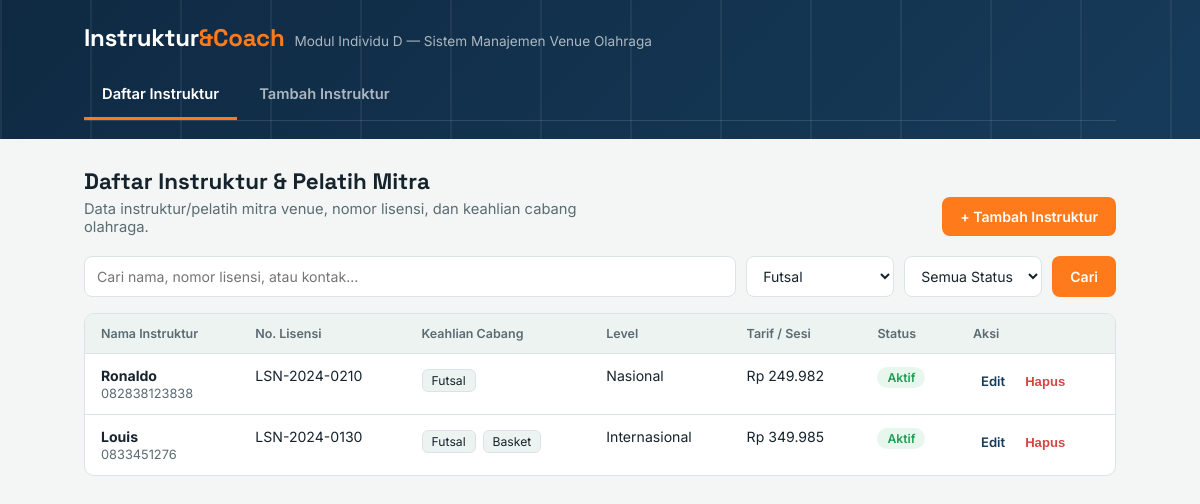
The page /index.php?cabang=Futsal on the database its author committed.
### tables this page shows
CREATE TABLE `instruktur` (
  `id` int(11) NOT NULL,
  `nama` varchar(100) NOT NULL,
  `nomor_lisensi` varchar(50) NOT NULL,
  `level_sertifikasi` enum('Daerah','Nasional','Internasional') NOT NULL,
  `cabang` varchar(255) NOT NULL,
  `telepon` varchar(20) NOT NULL,
  `tarif` int(11) NOT NULL,
  `status` enum('Aktif','Nonaktif') NOT NULL DEFAULT 'Aktif',
  `tanggal_gabung` date DEFAULT NULL,
  `catatan` text DEFAULT NULL
);

### index.php (the view, shortened to what this page needs)
<?php
require 'koneksi.php';
function e($s){ return htmlspecialchars((string)$s, ENT_QUOTES, 'UTF-8'); }
$q      = trim($_GET['q'] ?? '');
$cabang = $_GET['cabang'] ?? '';
$cabangOptions = ['Badminton','Futsal','Basket','Tenis','Voli'];
$where = []; $params = []; $types = '';
if ($cabang !== '') { $where[] = "cabang LIKE ?"; $params[] = "%$cabang%"; $types .= 's'; }
$sql = "SELECT * FROM instruktur"
     . ($where ? " WHERE " . implode(' AND ', $where) : "")
     . " ORDER BY id DESC";
$stmt = $conn->prepare($sql);
if ($params) $stmt->bind_param($types, ...$params);
$stmt->execute();
$rows = $stmt->get_result();
?>
<!DOCTYPE html>
<html lang="id">
<head>
<link rel="stylesheet" href="style.css">
</head>
<body>
<div class="topbar">
  <div class="topbar-inner">
    <div class="brand">
      <div class="mark">Instruktur<span>&Coach</span></div>
      <div class="sub">Modul Individu D — Sistem Manajemen Venue Olahraga</div>
    </div>
    <nav class="tabs">
      <a href="index.php" class="active">Daftar Instruktur</a>
      <a href="form.php">Tambah Instruktur</a>
    </nav>
  </div>
</div>
<main>
  <div class="page-head">
    <div>
      <h1 class="page-title">Daftar Instruktur & Pelatih Mitra</h1>
      <p class="page-desc">Data instruktur/pelatih mitra venue, nomor lisensi, dan keahlian cabang olahraga.</p>
    </div>
    <a href="form.php" class="btn btn-primary">+ Tambah Instruktur</a>
  </div>
  <form class="toolbar" method="get" action="index.php">
    <input type="text" name="q" placeholder="Cari nama, nomor lisensi, atau kontak..." value="<?= e($q) ?>">
    <select name="cabang">
      <?php foreach ($cabangOptions as $c): ?>
        <option value="<?= e($c) ?>" <?= $cabang === $c ? 'selected' : '' ?>><?= e($c) ?></option>
      <?php endforeach; ?>
    </select>
    <select name="status">
      <option value="">Semua Status</option>
    </select>
    <button type="submit" class="btn btn-primary">Cari</button>
  </form>
  <div class="table-wrap">
    <table>
      <thead>
        <tr>
          <th>Nama Instruktur</th>
          <th>No. Lisensi</th>
          <th>Keahlian Cabang</th>
          <th>Level</th>
          <th>Tarif / Sesi</th>
          <th>Status</th>
          <th>Aksi</th>
        </tr>
      </thead>
      <tbody>
        <?php while ($d = $rows->fetch_assoc()): ?>
        <tr>
          <td class="name-cell">
            <strong><?= e($d['nama']) ?></strong>
            <span><?= e($d['telepon']) ?></span>
          </td>
          <td><?= e($d['nomor_lisensi']) ?></td>
          <td>
            <?php foreach (explode(', ', $d['cabang']) as $c): ?>
              <span class="pill"><?= e($c) ?></span>
            <?php endforeach; ?>
          </td>
          <td><?= e($d['level_sertifikasi']) ?></td>
          <td>Rp <?= number_format($d['tarif'], 0, ',', '.') ?></td>
          <td><span class="badge badge-<?= strtolower($d['status']) ?>"><?= e($d['status']) ?></span></td>
          <td>
            <a class="btn-edit-text" href="form.php?id=<?= (int)$d['id'] ?>">Edit</a>
            <form method="post" style="display:inline">
              <button type="submit" class="btn-danger-text">Hapus</button>
            </form>
          </td>
        </tr>
        <?php endwhile; ?>
      </tbody>
    </table>
  </div>
</main>
</body>
</html>

### style.css (style rules this page uses)
:root { box-sizing: border-box; --navy: #0F2942; --navy-2: #163B5A; --orange: #FF7A1A; --orange-dark: #E0640A; --green: #1F9D55; --green-bg: #E7F7ED; --red: #D64545; --red-bg: #FBEAEA; --line: #DCE3E6; --bg: #F3F6F5; --surface: #FFFFFF; --text: #16232C; --text-soft: #5A6B72; --court: #EDF3F1; --radius: 10px; }
* { box-sizing: border-box; }
body { margin:0; background: var(--bg); color: var(--text); font-family: 'Inter', system-ui, sans-serif; -webkit-font-smoothing: antialiased; }
.topbar { background: linear-gradient(135deg, var(--navy) 0%, var(--navy-2) 100%); color: #fff; position: relative; overflow: hidden; }
.topbar::before { content:""; position:absolute; inset:0; background: repeating-linear-gradient(90deg, rgba(255,255,255,0.06) 0 2px, transparent 2px 90px); pointer-events:none; }
.topbar-inner { max-width: 1080px; margin: 0 auto; padding: 22px 24px 18px 24px; position: relative; }
.brand { display:flex; align-items:baseline; gap:10px; flex-wrap:wrap; }
.brand .mark { font-family:'Space Grotesk', sans-serif; font-weight:700; font-size: 1.5rem; letter-spacing: -0.01em; }
.brand .mark span { color: var(--orange); }
.brand .sub { font-size: 0.85rem; color: rgba(255,255,255,0.65); }
nav.tabs { display:flex; gap: 4px; margin-top: 20px; border-bottom: 1px solid rgba(255,255,255,0.12); }
nav.tabs a { color: rgba(255,255,255,0.65); text-decoration:none; font-family:'Inter', sans-serif; font-weight: 600; font-size: 0.92rem; padding: 12px 18px 14px; display:inline-block; border-bottom: 3px solid transparent; transition: color .15s ease, border-color .15s ease; }
nav.tabs a.active { color:#fff; border-bottom-color: var(--orange); }
main { max-width: 1080px; margin: 0 auto; padding: 28px 24px 60px; }
.page-head { display:flex; justify-content:space-between; align-items:flex-end; gap: 16px; flex-wrap: wrap; margin-bottom: 20px; }
h1.page-title { font-family:'Space Grotesk', sans-serif; font-size: 1.4rem; margin: 0 0 4px; }
p.page-desc { margin:0; color: var(--text-soft); font-size: 0.92rem; max-width: 56ch; }
.btn { appearance:none; border:none; border-radius: 8px; padding: 11px 18px; font-family:'Inter', sans-serif; font-weight: 600; font-size: 0.88rem; cursor:pointer; text-decoration:none; display:inline-block; transition: transform .1s ease, background .15s ease; white-space: nowrap; }
.btn-primary { background: var(--orange); color:#fff; }
.btn-danger-text { background:none; color: var(--red); border:none; font-weight:600; cursor:pointer; padding:6px 8px; font-size:0.82rem; }
.btn-edit-text { background:none; color: var(--navy-2); border:none; text-decoration:none; font-weight:600; cursor:pointer; padding:6px 8px; font-size:0.82rem; display:inline-block; }
.toolbar { display:flex; gap:10px; flex-wrap: wrap; margin-bottom: 16px; }
.toolbar input[type="text"], .toolbar select { font-family:'Inter', sans-serif; font-size: 0.88rem; padding: 10px 12px; border-radius: 8px; border: 1px solid var(--line); background: var(--surface); color: var(--text); }
.toolbar input[type="text"] { flex: 1 1 220px; }
.toolbar select { flex: 0 0 auto; }
.table-wrap { background: var(--surface); border: 1px solid var(--line); border-radius: var(--radius); overflow-x: auto; }
table { width: 100%; border-collapse: collapse; font-size: 0.88rem; min-width: 720px; }
thead th { text-align:left; padding: 12px 16px; background: var(--court); color: var(--text-soft); font-weight: 600; font-size: 0.78rem; border-bottom: 1px solid var(--line); white-space: nowrap; }
tbody td { padding: 13px 16px; border-bottom: 1px solid var(--line); vertical-align: top; }
tbody tr:last-child td { border-bottom:none; }
.name-cell strong { display:block; }
.name-cell span { color: var(--text-soft); font-size: 0.8rem; }
.badge { display:inline-block; padding: 3px 10px; border-radius: 999px; font-size: 0.76rem; font-weight: 600; }
.badge-aktif { background: var(--green-bg); color: var(--green); }
.pill { display:inline-block; padding: 3px 9px; border-radius: 6px; background: var(--court); border: 1px solid var(--line); font-size: 0.76rem; margin: 2px 3px 0 0; }

### rows shown on the page
instruktur: nama "Ronaldo", telepon "082838123838", nomor_lisensi "LSN-2024-0210", cabang "Futsal", level_sertifikasi "Nasional", tarif "249.982", status "Aktif"
instruktur: nama "Louis", telepon "0833451276", nomor_lisensi "LSN-2024-0130", cabang "Futsal", cabang "Basket", level_sertifikasi "Internasional", tarif "349.985", status "Aktif"

### other values the page prints
form field cabang "Futsal"
